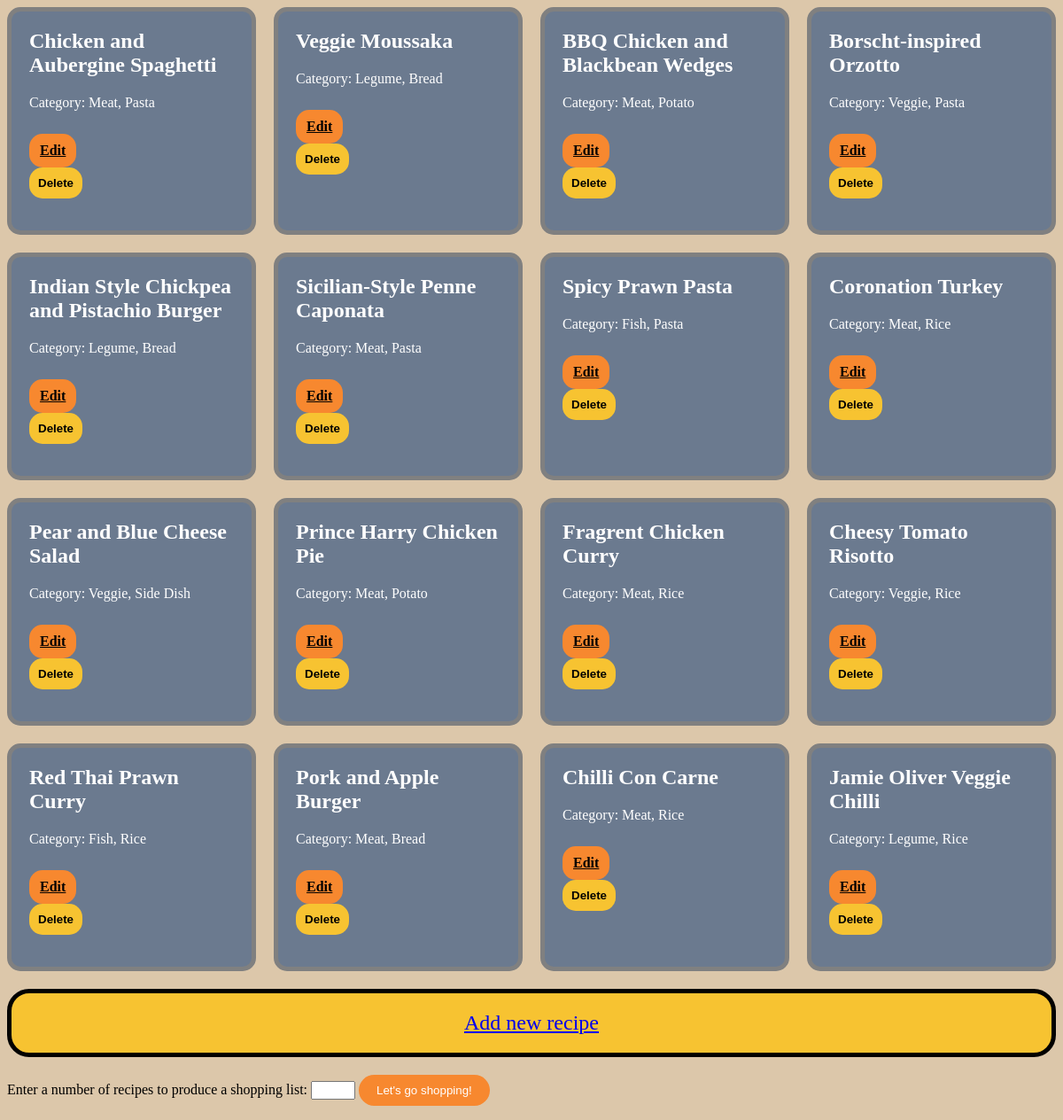
The page / on the database its author committed.
### db_models.py (models this page shows)
class Recipe(db.Model):
    __tablename__ = 'recipes'
    id = db.Column(db.Integer, primary_key=True, autoincrement=True)
    name = db.Column(db.String(255), nullable=False)
    category1 = db.Column(db.String(255), nullable=False)
    category2 = db.Column(db.String(255), nullable=False)

### app.py (the view)
@app.route('/')
def home():
    with app.app_context():
        recipes = Recipe.query.all()
        return render_template('home.html', recipes=recipes)

### templates/home.html (shortened to what this page needs)
<head>
    <link rel="stylesheet" type="text/css" href="{{ url_for('static', filename='home_style.css') }}">
  </head>
<div class="recipe-boxes">
    {% for recipe in recipes %}
      <div class="recipe-box">
        <h2>{{ recipe.name }}</h2>
        <p>Category: {{ recipe.category1 }}, {{ recipe.category2 }}</p>
        <a href="{{ url_for('edit_recipe', id=recipe.id) }}">Edit</a>
        <form method="POST" action="{{ url_for('delete_recipe', id=recipe.id) }}" onsubmit="return confirm('Are you sure you want to delete this recipe?')">
            <button type="submit">Delete</button>
        </form>
      </div>
    {% endfor %}
  </div>
  <a href="{{ url_for('add_recipe') }}" class="add-recipe-button">Add new recipe</a>
  <form action="{{ url_for('generate_shopping_list') }}" method="GET">
    <label for="number">Enter a number of recipes to produce a shopping list:</label>
    <input type="number" name="number" id="number">
    <input type="submit" value="Let's go shopping!">
  </form>

### static/home_style.css (style rules this page uses)
.recipe-boxes { display: grid; grid-template-columns: repeat(auto-fit, minmax(250px, 1fr)); grid-gap: 20px; }
.recipe-box { background-color: #6B7A8F; box-shadow: 8px 12px #6b7a8f00; color: white; border-radius: 15px; padding: 20px; border: thick solid grey; }
.recipe-box h2 { margin-top: 0; }
.recipe-box a { display: inline-block; margin-top: 10px; padding: 10px; border-radius: 5px; }
.add-recipe-button { display: block; margin-top: 20px; }
.recipe-box a[href*="edit"] { background-color: #F7882F; color: black; border: none; padding: 10px 12px; border-radius: 15px; font-weight: bold; cursor: pointer; }
.add-recipe-button { display: block; margin: 20px auto; text-align: center; font-size: 24px; background-color: #F7C331; padding: 20px; border-radius: 25px; border: thick solid black; }
form button[type="submit"] { background-color: #F7C331; color: black; border: none; padding: 10px 10px; border-radius: 15px; font-weight: bold; cursor: pointer; }
input[type="submit"] { background-color: #F7882F; color: white; border-radius: 20px; padding: 10px 20px; border: none; cursor: pointer; }
input[type="number"] { width: 50px; }

### rows shown on the page
Recipe: name "Chicken and Aubergine Spaghetti", category1 "Meat", category2 "Pasta"
Recipe: name "Veggie Moussaka", category1 "Legume", category2 "Bread"
Recipe: name "BBQ Chicken and Blackbean Wedges", category1 "Meat", category2 "Potato"
Recipe: name "Borscht-inspired Orzotto", category1 "Veggie", category2 "Pasta"
Recipe: name "Indian Style Chickpea and Pistachio Burger", category1 "Legume", category2 "Bread"
Recipe: name "Sicilian-Style Penne Caponata", category1 "Meat", category2 "Pasta"
Recipe: name "Spicy Prawn Pasta", category1 "Fish", category2 "Pasta"
Recipe: name "Coronation Turkey", category1 "Meat", category2 "Rice"
Recipe: name "Pear and Blue Cheese Salad", category1 "Veggie", category2 "Side Dish"
Recipe: name "Prince Harry Chicken Pie", category1 "Meat", category2 "Potato"
Recipe: name "Fragrent Chicken Curry", category1 "Meat", category2 "Rice"
Recipe: name "Cheesy Tomato Risotto", category1 "Veggie", category2 "Rice"
Recipe: name "Red Thai Prawn Curry", category1 "Fish", category2 "Rice"
Recipe: name "Pork and Apple Burger", category1 "Meat", category2 "Bread"
Recipe: name "Chilli Con Carne", category1 "Meat", category2 "Rice"
Recipe: name "Jamie Oliver Veggie Chilli", category1 "Legume", category2 "Rice"
